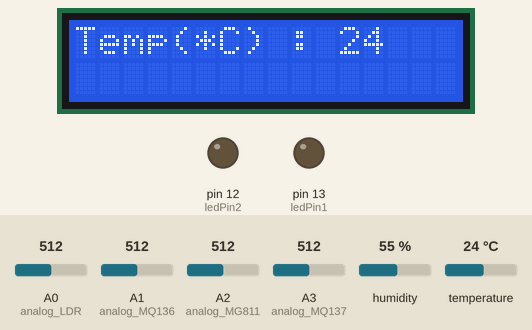
Simulated run of this sketch. Board: Arduino Uno, built with avr-gcc and run on an emulated ATmega328P. Parts: 16×2 character LCD, output pins drawn as LEDs (lit = HIGH). The inputs (shaded band) are chosen by the test bench; at power-on: humidity 55 %, A0 (analog_LDR) = 512, A2 (analog_MG811) = 512, A1 (analog_MQ136) = 512, A3 (analog_MQ137) = 512, temperature 24 °C. What the sketch prints to the serial monitor is not drawn.

Above: at 1.2 s.
1.3 s: humidity set to 22 %
At 9.1 s:
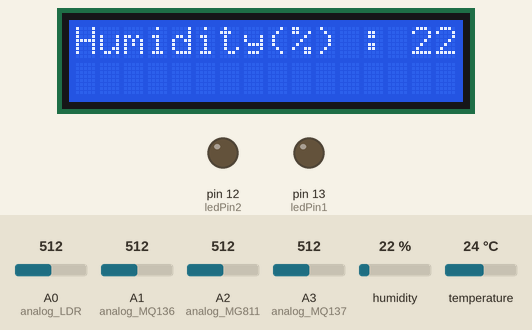
9.5 s: A0 (analog_LDR) set to 440
At 20.0 s:
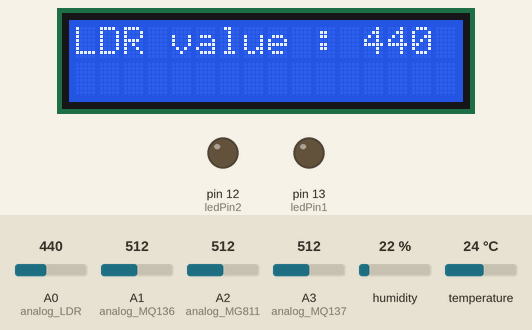
21.0 s: A2 (analog_MG811) set to 440
At 24.4 s:
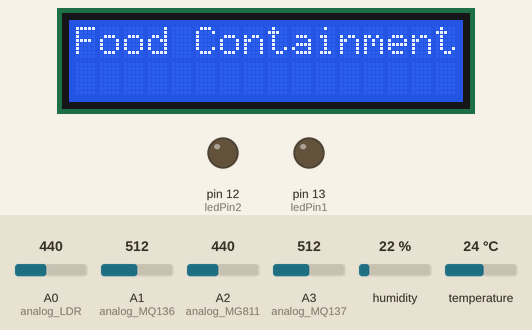
35.0 s: A1 (analog_MQ136) set to 440
43.2 s: A3 (analog_MQ137) set to 440
At 53.5 s:
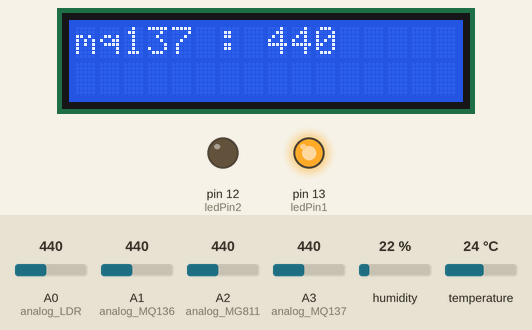
54.7 s: temperature set to 12 °C
At 58.8 s:
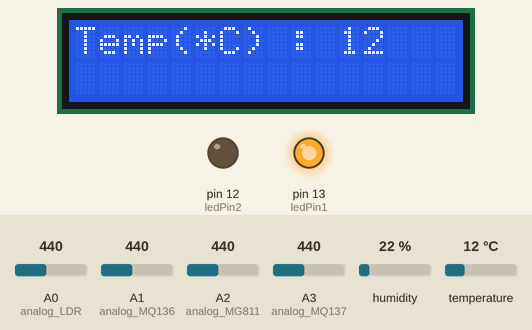
Timing chart, 0 to 60.3 s (numbered marks = the images above; inputs shaded):
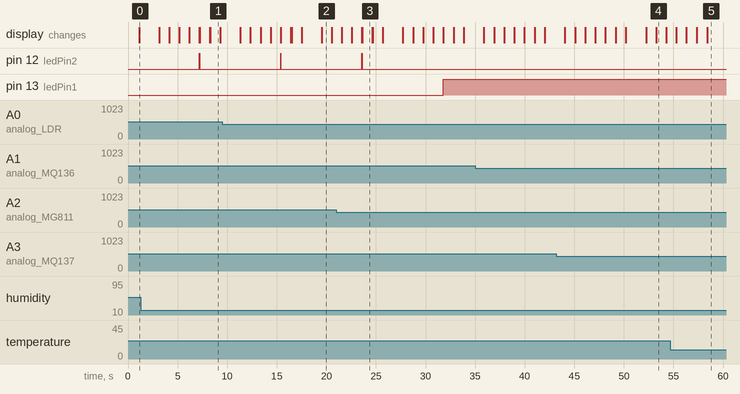

The sketch:

maincode.ino
```cpp
// for DHT11,
//      VCC: 5V or 3V
//      GND: GND
//      DATA: 2

//LCD
//5V     <—————>    Vcc

//GND   <—————>    GND

//A4     <—————>    SDA

//A5     <—————>    SCL

#include <SimpleDHT.h>
#include <Wire.h>
#include <LiquidCrystal_I2C.h>

 #define analog_MQ137 A3
 #define analog_MG811 A2
 #define analog_MQ136 A1

 #define analog_LDR A0

int pinDHT11 = 2;
SimpleDHT11 dht11(pinDHT11);

  //I2C pins declaration
  LiquidCrystal_I2C lcd(0x27, 16, 2);

 int ledPin1 = 13; // red light
 int ledPin2 = 12; // green light


  void setup()
  {
  Serial.begin(9600);

  lcd.begin();//Initializing display
  lcd.backlight();//To Power ON the back light

  //dht.begin();

  pinMode(analog_MQ137, INPUT);
  pinMode(analog_MG811, INPUT);
  pinMode(analog_MQ136, INPUT);
  pinMode(analog_LDR,INPUT);

  pinMode(ledPin1, OUTPUT);//when not cont.
  pinMode(ledPin2, OUTPUT);//cont.
  }

  void loop()
  {
   // read without samples.
  byte temperature = 0;
  byte humidity = 0;
  int err = SimpleDHTErrSuccess;
  if ((err = dht11.read(&temperature, &humidity, NULL)) != SimpleDHTErrSuccess) {
    return;
  }

  //gas sensor
  int x,y,z,ldr;
  x=analogRead(analog_MQ137);
  y=analogRead(analog_MG811);
  z=analogRead(analog_MQ136);
  ldr=analogRead(analog_LDR);

lcd.setCursor(0,0); //Defining positon to write from first row,first column .
lcd.print("Humidity(%) : "); //You can write 16 Characters per line .
lcd.print((int)humidity);
delay(1000);//Delay used to give a dynamic effect
lcd.clear();//Clean the screen
lcd.setCursor(0,0); //Defining positon to write from first row,first column .
lcd.print("Temp(*C) : "); //You can write 16 Characters per line .
lcd.print((int)temperature);
delay(1000);//Delay used to give a dynamic effect
delay(1000);//Delay used to give a dynamic effect

lcd.clear();//Clean the screen
lcd.setCursor(0,0); //Defining positon to write from first row,first column .
lcd.print("LDR value : "); //You can write 16 Characters per line .
lcd.print(ldr);
delay(1000);//Delay used to give a dynamic effect

lcd.clear();//Clean the screen
lcd.setCursor(0,0); //Defining positon to write from first row,first column .
lcd.print("mq137 : "); //You can write 16 Characters per line .
lcd.print(x);
delay(1000);//Delay used to give a dynamic effect
lcd.clear();//Clean the screen
lcd.setCursor(0,0); //Defining positon to write from first row,first column .
lcd.print("mg811 : "); //You can write 16 Characters per line .
lcd.print(y);
delay(1000);//Delay used to give a dynamic effect
lcd.clear();//Clean the screen
lcd.setCursor(0,0); //Defining positon to write from first row,first column .
lcd.print("mq136 : "); //You can write 16 Characters per line .
lcd.print(z);
delay(1000);//Delay used to give a dynamic effect
lcd.clear();//Clean the screen
digitalWrite(ledPin2,LOW);
delay(10);
digitalWrite(ledPin1,HIGH);
if (z>250 && x>350 && y>450)
{
digitalWrite(ledPin1,LOW);
digitalWrite(ledPin2,HIGH);
delay(10);
lcd.print("Food Containmented");
}
digitalWrite(ledPin2,LOW);

delay(1000);//Delay used to give a dynamic effect
lcd.clear();
float v=temperature;
float s=((v*9)/5)+32;

Serial.print("Humidity");Serial.print(",");Serial.print("Temperature(*C)");Serial.print(",");Serial.print("Temperature(*F)");Serial.print(",");Serial.print("LDR value");Serial.print(",");Serial.print("mq137");Serial.print(",");Serial.print("mg811");Serial.print(",");Serial.println("mq136");
Serial.print((int)humidity);Serial.print(",");Serial.print(v);Serial.print(",");Serial.print(s);Serial.print(",");Serial.print(ldr);Serial.print(",");Serial.print(x);Serial.print(",");Serial.print(y);Serial.print(",");Serial.println(z);
}
```

Measured:
- after the input at 21.0 s, pin 12 (ledPin2): goes on until 23.6 s, then stays LOW; pin 13 (ledPin1): LOW → HIGH after 10.8 s
- what the display in image 1 shows lasts 1.0 s, from 8.3 s to 9.3 s
